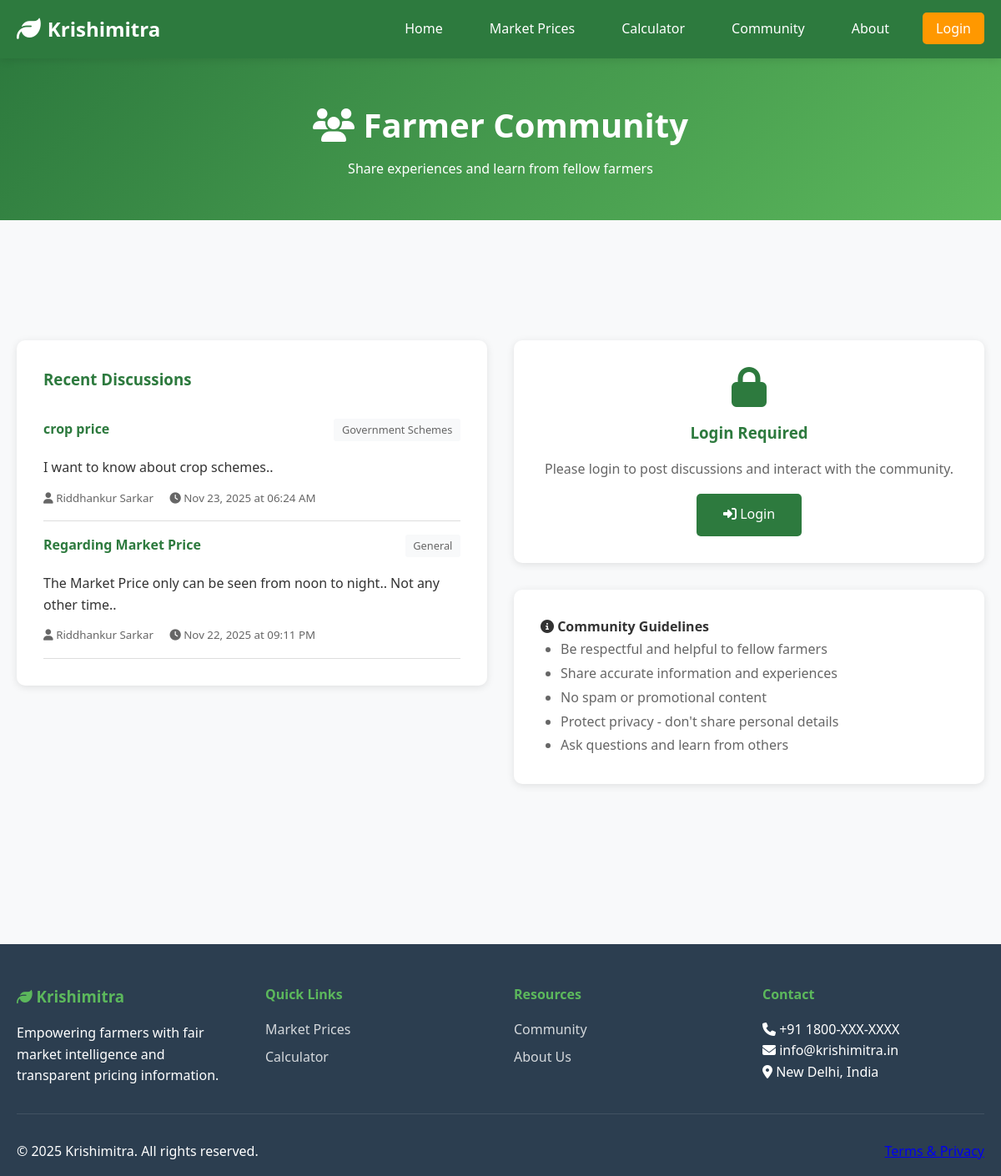
The app's page /community with its own data.
### models.py (models this page shows, shortened)
class CommunityPost(db.Model):
    __tablename__ = 'community_posts'
    id = db.Column(db.Integer, primary_key=True)
    user_id = db.Column(db.Integer, db.ForeignKey('users.id'), nullable=False)
    title = db.Column(db.String(200), nullable=False)
    content = db.Column(db.Text, nullable=False)
    category = db.Column(db.String(50))
    likes = db.Column(db.Integer, default=0)
    created_at = db.Column(db.DateTime, default=datetime.utcnow)
    updated_at = db.Column(db.DateTime, default=datetime.utcnow, onupdate=datetime.utcnow)

class User(UserMixin, db.Model):
    __tablename__ = 'users'
    id = db.Column(db.Integer, primary_key=True)
    full_name = db.Column(db.String(100), nullable=False)
    email = db.Column(db.String(120), unique=True, nullable=False, index=True)
    phone = db.Column(db.String(15), unique=True, nullable=False)
    password_hash = db.Column(db.String(256), nullable=False)
    user_type = db.Column(db.String(20), nullable=False)  # farmer, ngo, trader
    state = db.Column(db.String(50))
    district = db.Column(db.String(50))
    farm_size = db.Column(db.Float)
    primary_crops = db.Column(db.String(500))  # Comma-separated crop names
    created_at = db.Column(db.DateTime, default=datetime.utcnow)
    last_login = db.Column(db.DateTime)
    is_active = db.Column(db.Boolean, default=True)
    posts = db.relationship('CommunityPost', backref='author', lazy=True, cascade='all, delete-orphan')

### app.py (the view, shortened to what this page needs)
@app.route('/community', methods=['GET', 'POST'])
def community():
    posts = CommunityPost.query\
        .order_by(CommunityPost.created_at.desc())\
        .limit(10)\
        .all()
    posts_data = []
    for post in posts:
        author = db.session.get(User, post.user_id)
        posts_data.append({
            'id': post.id,
            'title': post.title,
            'content': post.content,
            'excerpt': post.content[:100] + '...' if len(post.content) > 100 else post.content,
            'category': post.category,
            'likes': post.likes,
            'author': author.full_name if author else 'Unknown',
            'created_at': post.created_at.strftime('%b %d, %Y at %I:%M %p'),
            'user_id': post.user_id
        })
    return render_template('community.html',
                         posts=posts_data,
                         current_user=current_user)

### templates/community.html (shortened to what this page needs)
{% extends "base.html" %}
{% block content %}
<div class="page-header">
    <div class="container">
        <h1><i class="fas fa-users"></i> Farmer Community</h1>
        <p>Share experiences and learn from fellow farmers</p>
    </div>
</div>
<section>
    <div class="container">
        <div class="grid grid-2">
            <div>
                <div class="card">
                    <h3>Recent Discussions</h3>
                    {% if posts %}
                        {% for post in posts %}
                        <div style="border-bottom: 1px solid var(--border-color); padding: 1rem 0;">
                            <div style="display: flex; justify-content: space-between; align-items: start;">
                                <h4 style="margin-bottom: 0.5rem; flex: 1;">
                                    <a href="#" style="color: var(--primary-color); text-decoration: none;">{{ post.title }}</a>
                                </h4>
                                {% if post.category %}
                                <span style="background-color: var(--light-bg); padding: 0.2rem 0.6rem; border-radius: 3px; font-size: 0.8rem; color: var(--text-light);">
                                    {{ post.category }}
                                </span>
                                {% endif %}
                            </div>
                            <p style="color: var(--text-dark); margin: 0.8rem 0; line-height: 1.6;">{{ post.excerpt }}</p>
                            <div style="display: flex; justify-content: space-between; align-items: center; margin-top: 0.5rem;">
                                <small style="color: var(--text-light);">
                                    <i class="fas fa-user"></i> {{ post.author }}
                                    <span style="margin-left: 1rem;">
                                        <i class="fas fa-clock"></i> {{ post.created_at }}
                                    </span>
                                </small>
                            </div>
                        </div>
                        {% endfor %}
                    {% else %}
                        <div style="text-align: center; padding: 2rem; color: var(--text-light);">
                            <i class="fas fa-comments fa-3x" style="margin-bottom: 1rem;"></i>
                            <p>No discussions yet. Be the first to start a conversation!</p>
                        </div>
                    {% endif %}
                </div>
            </div>
            <div>
                {% if current_user.is_authenticated %}
                <div class="card">
                    <h3><i class="fas fa-plus"></i> Start a Discussion</h3>
                    <form method="POST" action="{{ url_for('community') }}">
                        <div class="form-group">
                            <label for="title">Title *</label>
                            <input type="text" id="title" name="title" class="form-control"
                                   placeholder="What's your topic?" required maxlength="200">
                        </div>
                        <div class="form-group">
                            <label for="category">Category</label>
                            <select id="category" name="category" class="form-control">
                                <option value="Market Prices">Market Prices</option>
                                <option value="Transport">Transport</option>
                                <option value="Government Schemes">Government Schemes</option>
                                <option value="Pest Control">Pest Control</option>
                                <option value="Farming Tips">Farming Tips</option>
                                <option value="Weather">Weather</option>
                                <option value="General">General</option>
                            </select>
                        </div>
                        <div class="form-group">
                            <label for="content">Content *</label>
                            <textarea id="content" name="content" class="form-control" rows="5"
                                      placeholder="Share your thoughts, experiences, or questions..." required></textarea>
                        </div>
                        <button type="submit" class="btn btn-primary" style="width: 100%;">
                            <i class="fas fa-paper-plane"></i> Post Discussion
                        </button>
                    </form>
                </div>
                {% else %}
                <div class="card" style="text-align: center; padding: 2rem;">
                    <i class="fas fa-lock fa-3x text-primary mb-1"></i>
                    <h3>Login Required</h3>
                    <p style="color: var(--text-light); margin: 1rem 0;">
                        Please login to post discussions and interact with the community.
                    </p>
                    <a href="{{ url_for('login') }}" class="btn btn-primary">
                        <i class="fas fa-sign-in-alt"></i> Login
                    </a>
                </div>
                {% endif %}
                <div class="card mt-2">
                    <h4><i class="fas fa-info-circle"></i> Community Guidelines</h4>
                    <ul style="line-height: 1.8; color: var(--text-light); padding-left: 1.5rem;">
                        <li>Be respectful and helpful to fellow farmers</li>
                        <li>Share accurate information and experiences</li>
                        <li>No spam or promotional content</li>
                        <li>Protect privacy - don't share personal details</li>
                        <li>Ask questions and learn from others</li>
                    </ul>
                </div>
            </div>
        </div>
    </div>
</section>
{% endblock %}

### static/css/style.css (style rules this page uses)
* { margin: 0; padding: 0; box-sizing: border-box; }
:root { --primary-color: #2d7a3e; --secondary-color: #5cb85c; --accent-color: #ff9800; --dark-color: #2c3e50; --light-bg: #f8f9fa; --white: #ffffff; --text-dark: #333333; --text-light: #666666; --border-color: #ddd; --shadow: 0 2px 10px rgba(0,0,0,0.1); --shadow-lg: 0 4px 20px rgba(0,0,0,0.15); }
body { font-family: 'Segoe UI', Tahoma, Geneva, Verdana, sans-serif; line-height: 1.6; color: var(--text-dark); background-color: var(--light-bg); }
.container { max-width: 1200px; margin: 0 auto; padding: 0 20px; }
.btn { display: inline-block; padding: 0.8rem 2rem; background-color: rgb(82, 189, 82); color: var(--white); text-decoration: none; border-radius: 5px; border: none; font-size: 1rem; cursor: pointer; transition: all 0.3s ease; }
.btn-primary { background-color: var(--primary-color); }
.card { background-color: var(--white); border-radius: 10px; padding: 2rem; box-shadow: var(--shadow); margin-bottom: 2rem; transition: transform 0.3s ease; }
.card h3 { color: var(--primary-color); margin-bottom: 1rem; }
.grid { display: grid; gap: 2rem; margin: 3rem 0; }
.grid-2 { grid-template-columns: repeat(auto-fit, minmax(300px, 1fr)); }
section { padding: 3rem 0; }
.page-header { background: linear-gradient(135deg, var(--primary-color) 0%, var(--secondary-color) 100%); color: var(--white); padding: 3rem 0; text-align: center; margin-bottom: 3rem; }
.page-header h1 { font-size: 2.5rem; margin-bottom: 0.5rem; }
.text-primary { color: var(--primary-color); }
.mb-1 { margin-bottom: 1rem; }
.mt-2 { margin-top: 2rem; }

### records on screen
CommunityPost: title "crop price", category "Government Schemes", excerpt "I want to know about crop schemes.."
User: author "Riddhankur Sarkar" "Riddhankur Sarkar"
CommunityPost: title "Regarding Market Price", category "General", excerpt "The Market Price only can be seen from noon to night.. Not any other time.."

### other values on screen
{{ post.created_at }} "Nov 23, 2025 at 06:24 AM" "Nov 22, 2025 at 09:11 PM"
